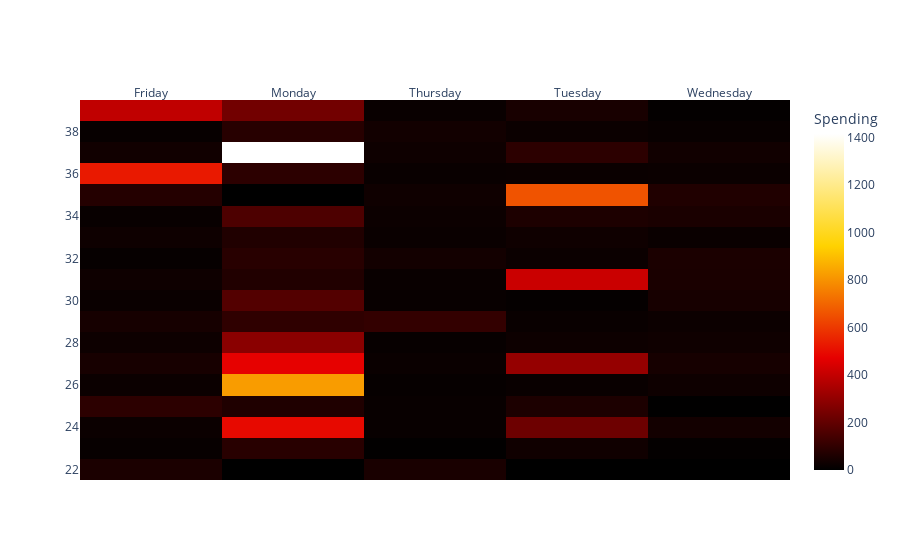

Notebook code for this chart:
### Code cell
import plotly.graph_objects as go
import numpy as np
import seaborn as sns
fig=go.Figure(data=go.Heatmap(
    x=fdm.columns,
    y=fdm.index,
    z=fdm.fillna(0),
    hovertemplate = "weekday: %{x} <br>" + "week: %{y} <br>" + "Spending: %{z}",
    colorscale='hot',
    colorbar=dict(
        title='Spending'
    )   
))
fig.update_xaxes(side='top')

### Figure 1 — Plotly figure (JSON) as saved in the notebook; plotly's stock layout.template omitted (floating-point values rounded to 4 significant figures)
{"data": [{"colorbar": {"title": {"text": "Spending"}}, "colorscale": [[0, "rgb(0,0,0)"], [0.3333, "rgb(230,0,0)"], [0.6667, "rgb(255,210,0)"], [1, "rgb(255,255,255)"]], "hovertemplate": "weekday: %{x} <br>week: %{y} <br>Spending: %{z}", "type": "heatmap", "x": ["Friday", "Monday", "Thursday", "Tuesday", "Wednesday"], "y": [22, 23, 24, 25, 26, 27, 28, 29, 30, 31, 32, 33, 34, 35, 36, 37, 38, 39], "z": [[55, 0, 52, 0, 0], [15, 82, 4, 32, 9], [23, 493, 17, 223, 38], [91, 64, 17, 57, 2], [22, 823, 13, 19, 29], [48, 474, 20, 305, 45], [27, 284, 14, 26, 31], [46, 96, 104, 19, 24], [20, 171, 17, 10, 47], [28, 68, 19, 415, 54], [12, 82, 39, 22, 56], [29, 66, 21, 30, 21], [17, 157, 24, 59, 54], [74, 0, 31, 659, 65], [528, 90, 19, 20, 22], [35, 1416, 28, 90, 35], [15, 80, 37, 22, 16], [393, 233, 19, 50, 9]]}], "layout": {"xaxis": {"side": "top"}}}
